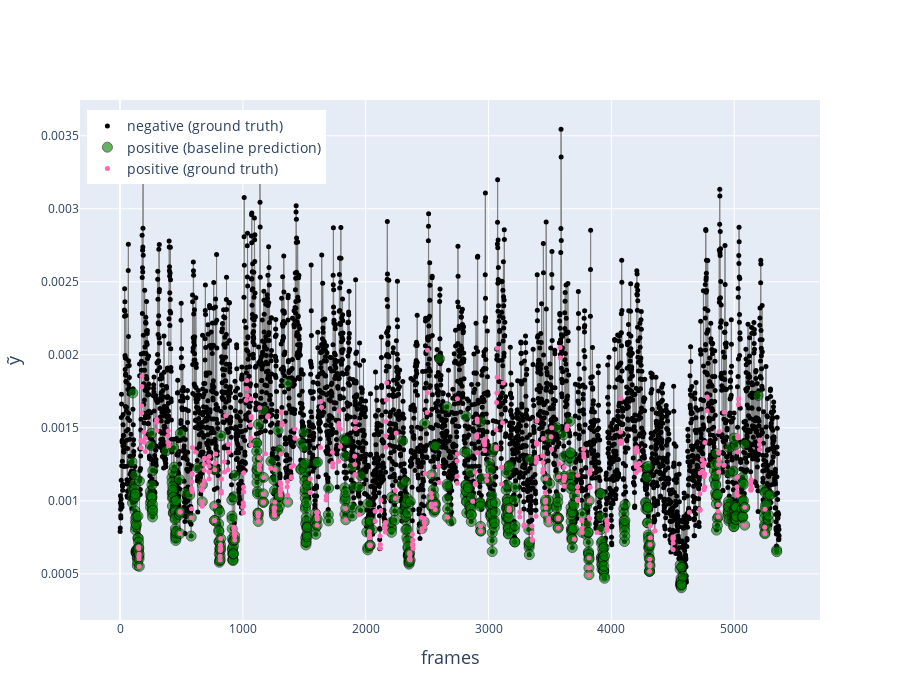

The code cell stored with this chart in its notebook:
### Code cell
# Plot y tilde data over frames
# Y_tilde = np.load(r'D:\Datasets\Fish\processed\targets\validation\Y_tilde.npy')
# Y_label = np.load(r'D:\Datasets\Fish\processed\targets\validation\Y_label.npy')
Y_tilde.shape
x = np.arange(0, len(Y_label), 1)


# Create traces
fig = go.Figure()

fig.add_trace(go.Scatter(name='positive',
                    x=x[1:], y=Y_tilde[1:-1],
                    mode='lines',
                    
                    line=dict(
                        width=1,
                        color='gray'
                    ),
                    showlegend=False

))

fig.add_trace(go.Scatter(name='negative (ground truth)',
                    x=x[Y_label==0][1:], y=Y_tilde[Y_label==0][1:-1],
                    mode='markers',
                    
                    marker=dict(
                        size=5,
                        color='black'
                    ),

))

threshold = 0.95
fig.add_trace(go.Scatter(name='positive (baseline prediction)',
                    x=x[Y_pred_baseline>threshold][1:], y=Y_tilde[Y_pred_baseline>threshold][1:-1],
                    mode='markers',
                    
                    marker=dict(
                        color='green',
                        size=10,
                        opacity=0.6,
                        line=dict(
                            color='black',
                            width=1
                        )
                    ),

))

fig.add_trace(go.Scatter(name='positive (ground truth)',
                    x=x[Y_label==1][1:], y=Y_tilde[Y_label==1][1:-1],
                    mode='markers',
                    
                    marker=dict(
                        size=5,
                        color='hotpink'
                    ),

))

fig.update_layout(
    width=900,
    height=700,
                
    legend=dict(
        yanchor="top",
        y=0.98,
        xanchor="left",
        x=0.01,
        font_size=14
    ),
    xaxis=dict(title_text='frames', title_font_size=18),
    yaxis=dict(title_text='\u1EF9', title_font_size=18)

)

fig.show()

### Figure 1 — Plotly figure (JSON) as saved in the notebook; plotly's stock layout.template omitted (floating-point values rounded to 4 significant figures; data arrays with more than 128 entries replaced by an {"elided": "..."} marker saying what was removed)
{"data": [{"line": {"color": "gray", "width": 1}, "mode": "lines", "name": "positive", "showlegend": false, "type": "scatter", "x": {"elided": "5366 int values"}, "y": {"elided": "5365 float values"}}, {"marker": {"color": "black", "size": 5}, "mode": "markers", "name": "negative (ground truth)", "type": "scatter", "x": {"elided": "4939 int values"}, "y": {"elided": "4938 float values"}}, {"marker": {"color": "green", "line": {"color": "black", "width": 1}, "opacity": 0.6, "size": 10}, "mode": "markers", "name": "positive (baseline prediction)", "type": "scatter", "x": {"elided": "638 int values"}, "y": {"elided": "637 float values"}}, {"marker": {"color": "hotpink", "size": 5}, "mode": "markers", "name": "positive (ground truth)", "type": "scatter", "x": {"elided": "426 int values"}, "y": {"elided": "425 float values"}}], "layout": {"height": 700, "legend": {"font": {"size": 14}, "x": 0.01, "xanchor": "left", "y": 0.98, "yanchor": "top"}, "width": 900, "xaxis": {"title": {"font": {"size": 18}, "text": "frames"}}, "yaxis": {"title": {"font": {"size": 18}, "text": "ỹ"}}}}
